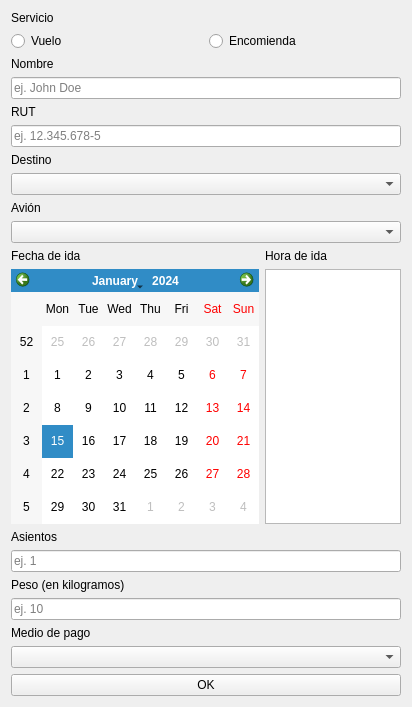
<?xml version="1.0" encoding="UTF-8"?>
<ui version="4.0">
 <class>Form</class>
 <widget class="QWidget" name="Form">
  <property name="geometry">
   <rect>
    <x>0</x>
    <y>0</y>
    <width>412</width>
    <height>707</height>
   </rect>
  </property>
  <property name="windowTitle">
   <string>AeroChinquihue</string>
  </property>
  <layout class="QGridLayout" name="gridLayout">
   <item row="0" column="0">
    <layout class="QVBoxLayout" name="verticalLayout">
     <item>
      <widget class="QLabel" name="label">
       <property name="text">
        <string>Servicio</string>
       </property>
      </widget>
     </item>
     <item>
      <layout class="QHBoxLayout" name="horizontalLayout">
       <item>
        <widget class="QRadioButton" name="flight_button">
         <property name="text">
          <string>Vuelo</string>
         </property>
         <attribute name="buttonGroup">
          <string notr="true">buttonGroup</string>
         </attribute>
        </widget>
       </item>
       <item>
        <widget class="QRadioButton" name="freight_button">
         <property name="text">
          <string>Encomienda</string>
         </property>
         <attribute name="buttonGroup">
          <string notr="true">buttonGroup</string>
         </attribute>
        </widget>
       </item>
      </layout>
     </item>
     <item>
      <widget class="QLabel" name="label_2">
       <property name="text">
        <string>Nombre</string>
       </property>
      </widget>
     </item>
     <item>
      <widget class="QLineEdit" name="name">
       <property name="placeholderText">
        <string>ej. John Doe</string>
       </property>
      </widget>
     </item>
     <item>
      <widget class="QLabel" name="label_3">
       <property name="text">
        <string>RUT</string>
       </property>
      </widget>
     </item>
     <item>
      <widget class="QLineEdit" name="identification">
       <property name="placeholderText">
        <string>ej. 12.345.678-5</string>
       </property>
      </widget>
     </item>
     <item>
      <widget class="QLabel" name="label_4">
       <property name="text">
        <string>Destino</string>
       </property>
      </widget>
     </item>
     <item>
      <widget class="QComboBox" name="destination"/>
     </item>
     <item>
      <widget class="QLabel" name="airplane_label">
       <property name="text">
        <string>Avión</string>
       </property>
      </widget>
     </item>
     <item>
      <widget class="QComboBox" name="airplane"/>
     </item>
     <item>
      <layout class="QHBoxLayout" name="horizontalLayout_2">
       <item>
        <layout class="QVBoxLayout" name="verticalLayout_2">
         <item>
          <widget class="QLabel" name="date_label">
           <property name="text">
            <string>Fecha de ida</string>
           </property>
          </widget>
         </item>
         <item>
          <widget class="QCalendarWidget" name="date"/>
         </item>
        </layout>
       </item>
       <item>
        <layout class="QVBoxLayout" name="verticalLayout_3">
         <item>
          <widget class="QLabel" name="time_label">
           <property name="text">
            <string>Hora de ida</string>
           </property>
          </widget>
         </item>
         <item>
          <widget class="QListWidget" name="time"/>
         </item>
        </layout>
       </item>
      </layout>
     </item>
     <item>
      <widget class="QLabel" name="seats_label">
       <property name="text">
        <string>Asientos</string>
       </property>
      </widget>
     </item>
     <item>
      <widget class="QLineEdit" name="seats">
       <property name="placeholderText">
        <string>ej. 1</string>
       </property>
      </widget>
     </item>
     <item>
      <widget class="QLabel" name="weight_label">
       <property name="text">
        <string>Peso (en kilogramos)</string>
       </property>
      </widget>
     </item>
     <item>
      <widget class="QLineEdit" name="weight">
       <property name="placeholderText">
        <string>ej. 10</string>
       </property>
      </widget>
     </item>
     <item>
      <widget class="QLabel" name="label_5">
       <property name="text">
        <string>Medio de pago</string>
       </property>
      </widget>
     </item>
     <item>
      <widget class="QComboBox" name="payment_method"/>
     </item>
     <item>
      <widget class="QPushButton" name="ok_button">
       <property name="text">
        <string>OK</string>
       </property>
      </widget>
     </item>
    </layout>
   </item>
  </layout>
 </widget>
 <resources/>
 <connections/>
 <buttongroups>
  <buttongroup name="buttonGroup"/>
 </buttongroups>
</ui>
